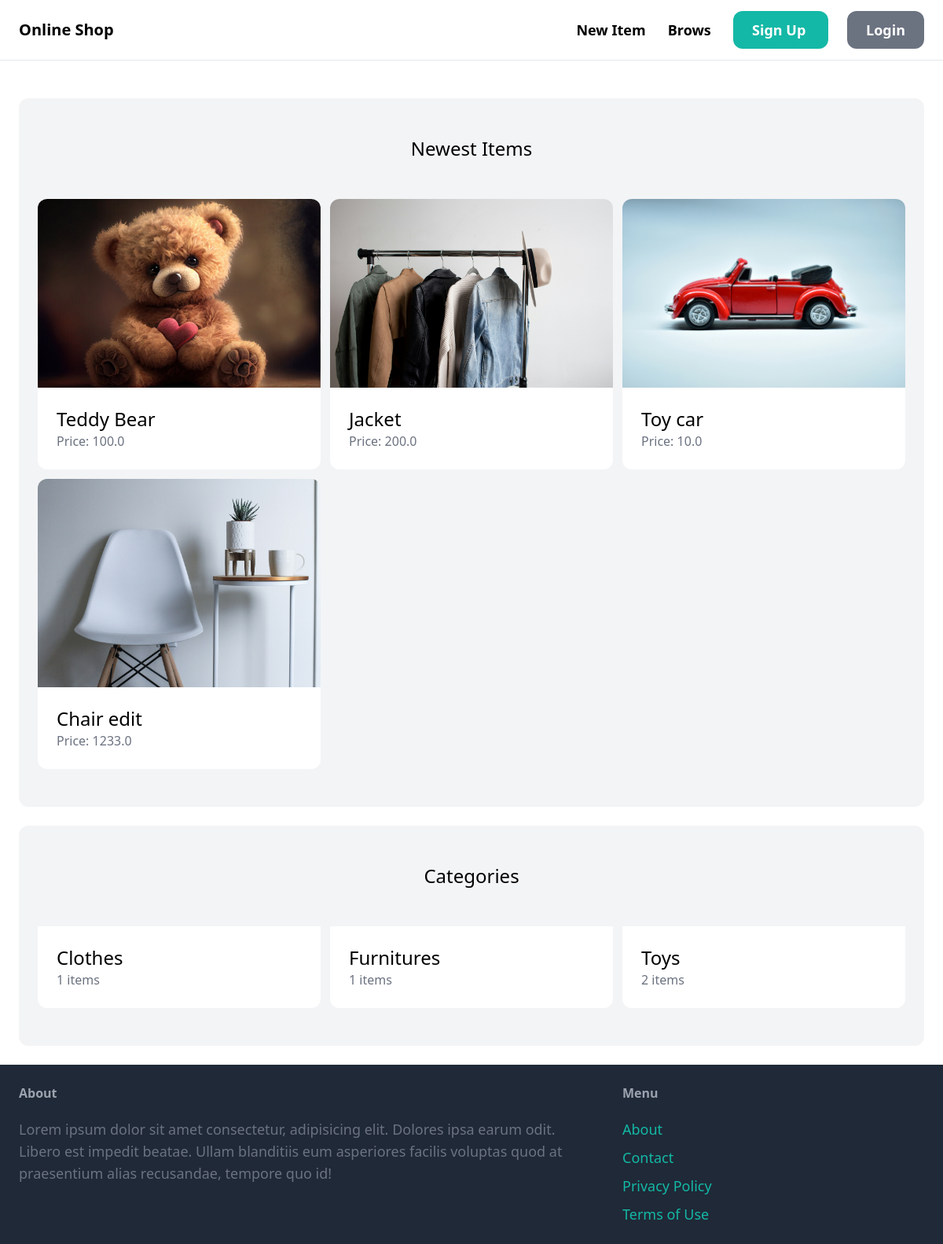
The page / on the database its author committed.
### item/models.py (models this page shows, shortened)
class Item(models.Model):
    category = models.ForeignKey(Category, related_name='items', on_delete=models.CASCADE)
    name = models.CharField(max_length=255)
    description = models.TextField(blank=True, null=True)
    price = models.FloatField()
    image = models.ImageField(upload_to='item_images', blank=True, null=True)
    is_sold = models.BooleanField(default=False)
    created_by = models.ForeignKey(User, related_name='items', on_delete=models.CASCADE)
    created_at = models.DateTimeField(auto_now_add=True)

class Category(models.Model):
    name = models.CharField(max_length=255)
    class Meta:
        ordering = ('name',)
        verbose_name_plural = 'Categories'

### core/views.py (the view)
# urls.py: path('', views.index, name='index'),
def index(request):
    items = Item.objects.filter(is_sold=False)[0:6]
    categories = Category.objects.all()
    return render(request, 'core/index.html', {
        'categories': categories,
        'items': items,
    })

### core/templates/core/index.html (shortened to what this page needs)
{% extends 'core/base.html' %}
{% block content%}
    <div class="mt-6 px-6 py-12 bg-gray-100 rounded-xl">
        <h2 class="mb-12 text-2xl text-center">
            Newest Items
        </h2>
        <div class="grid grid-cols-3 gap-3">
            {% for item in items %}
                <div>
                    <a href="{% url 'item:detail' item.id %}">
                        <div>
                            <img src="{{ item.image.url }}" alt="item image" class="rounded-t-xl">
                        </div>
                        <div class="p-6 bg-white rounded-b-xl">
                            <h2 class="text-2xl">
                                {{ item.name }}
                            </h2>
                            <p class="text-gray-500">
                                Price: {{ item.price }}
                            </p>
                        </div>
                    </a>
                </div>
            {% endfor %}
        </div>
    </div>
    <div class="mt-6 px-6 py-12 bg-gray-100 rounded-xl">
        <h2 class="mb-12 text-2xl text-center">
            Categories
        </h2>
        <div class="grid grid-cols-3 gap-3">
            {% for category in categories %}
                <div>
                    <a href="#">
                        <div class="p-6 bg-white rounded-b-xl">
                            <h2 class="text-2xl">
                                {{ category.name }}
                            </h2>
                            <p class="text-gray-500">
                                {{ category.items.count }} items
                            </p>
                        </div>
                    </a>
                </div>
            {% endfor %}
        </div>
    </div>
{% endblock %}

### rows shown on the page
Item: image (picture), name "Teddy Bear", price "100.0"
Item: image (picture), name "Jacket", price "200.0"
Item: image (picture), name "Toy car", price "10.0"
Item: image (picture), name "Chair edit", price "1233.0"
Category: name "Clothes", items.count "1"
Category: name "Furnitures", items.count "1"
Category: name "Toys", items.count "2"
